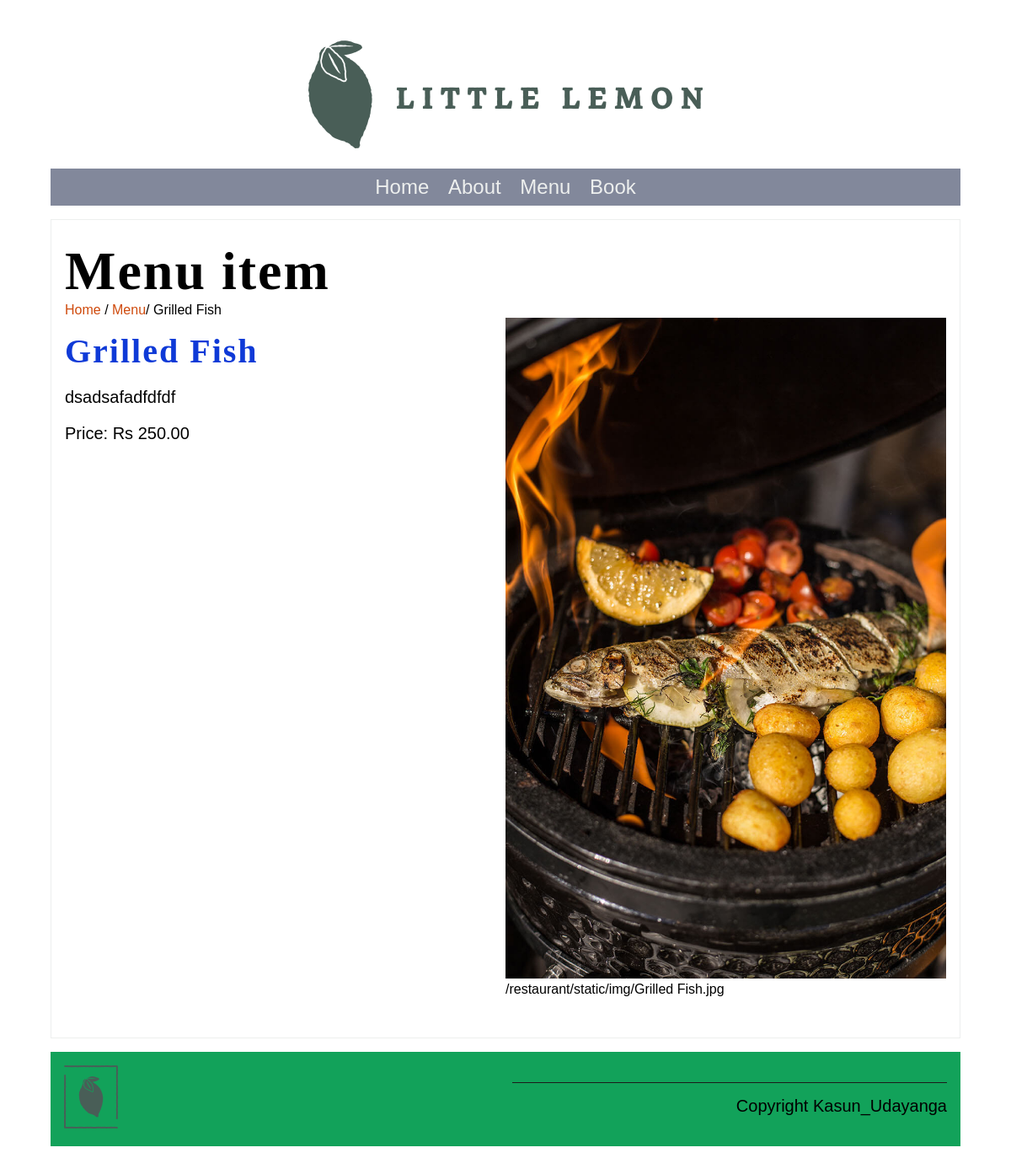
Page /menu_item/2/ on the committed database.
### restaurant/models.py (models this page shows, shortened)
class Menu(models.Model):
   name = models.CharField(max_length=200)
   price = models.IntegerField(null=False)
   menu_item_description = models.TextField(max_length=400, default='')

### restaurant/views.py (the view)
# urls.py: path('menu_item/<int:pk>/', views.display_menu_item, name="menu_item"),
def display_menu_item(request, pk=None):
    if pk:
        menu_item = Menu.objects.get(pk=pk)
    else:
        menu_item = ""
    return render(request, 'menu_item.html', {"menu_item": menu_item})

### restaurant/templates/menu_item.html
{% extends 'base.html' %}
{% load static %}
{% block content %}
<section>
    <article>
        <h1>Menu item</h1>
        <span>
            <a href="{% url 'home' %}">Home</a> /
            <a href="{% url 'menu' %}">Menu</a>/
            {{menu_item.name}}
        </span>
        <div class="row">
            <div class="column">
                <h2>
                    {{ menu_item.name }}
                </h2>
                <p>
                    {{ menu_item.menu_item_description }}
                </p>
                <p>
                    Price: Rs {{ menu_item.price }}.00
                </p>
            </div>
            <div class="column">
                <img src="/restaurant/static/img/menu_items/{{menu_item.name}}.jpg" alt="{{ menu_item.name}}" />
                /restaurant/static/img/{{menu_item.name}}.jpg
            </div>
        </div>
    </article>
</section>
{% endblock %}

### restaurant/static/css/style.css (style rules this page uses)
body { font-family: 'Karla', sans-serif; margin-top: 3rem; margin-bottom: 3rem; margin-left: 5%; margin-right: 5%; }
h1, h2, h3, h4, h5, h6 { font-family: 'Markazi Text', serif; letter-spacing: 2px; }
h1 { font-size: 4rem; margin-top: 1.5rem; margin-bottom: 0; }
h2 { font-size: 2.5rem; color: hsl(227, 87%, 45%); margin:1rem 0; }
p, ul { font-size: 1.25rem; }
a { color: #cf4a0c; text-decoration: none; }
section { display: flex; gap: 2rem 1rem; margin-top: 1rem; margin-bottom: 1rem; flex-direction: row; }
article { flex:1; }
article img { max-width: 100%; }
main article { border: 1px solid #EDEFEE; padding-left: 1rem; padding-right: 1rem; }
.row { display: flex; flex-direction: row; width: 100%; padding-bottom: 1rem; }
.column { flex-basis: 50%; margin-bottom: 1rem; padding-bottom: 1rem; }

### rows in the picture
Menu: name "Grilled Fish", menu_item_description "dsadsafadfdfdf", price "250", name (picture)
